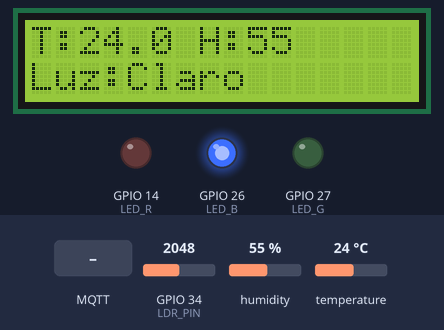
Bench run of a sketch on a simulated ESP32. Shown: 16×2 character LCD, output pins drawn as LEDs (lit = HIGH). Inputs (shaded band) come from the test bench; at power-on: humidity 55 %, temperature 24 °C, GPIO 34 (LDR_PIN) = 2048. WiFi joins after 1.5 s; servers stay silent unless stated; no MQTT or app messages arrive unless stated; what the sketch prints to the serial monitor is not drawn.

Above: at 5.3 s.
5.4 s: MQTT message "red" arrives on the first subscribed topic
At 11.5 s:
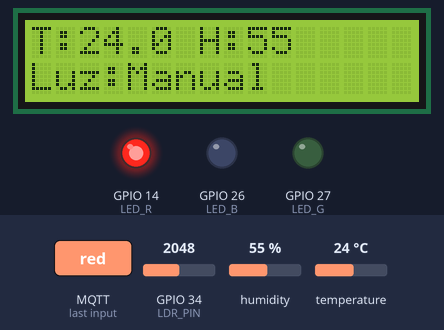
12.3 s: MQTT message "green" arrives on the first subscribed topic
At 16.2 s:
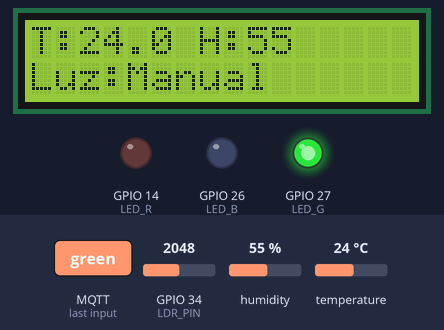
17.3 s: humidity set to 22 %
At 23.5 s:
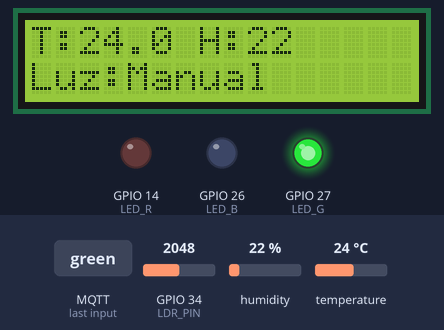
24.4 s: MQTT message "blue" arrives on the first subscribed topic
At 28.2 s:
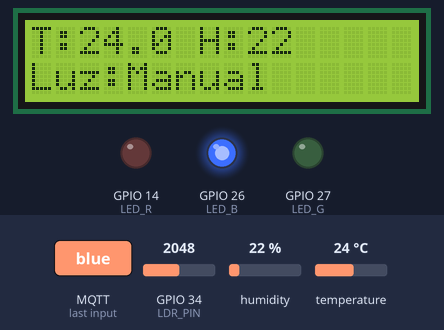
29.4 s: temperature set to 12 °C
At 35.6 s:
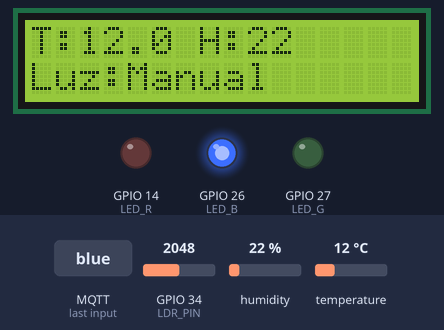
36.5 s: MQTT message "off" arrives on the first subscribed topic
At 41.5 s:
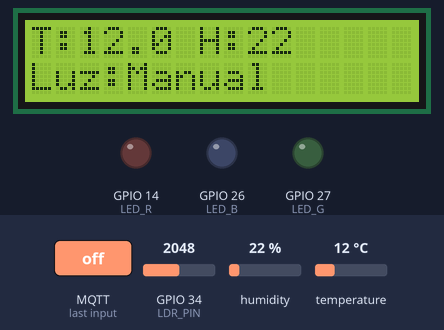
Timing chart, 0 to 42.5 s (numbered marks = the images above; inputs shaded):
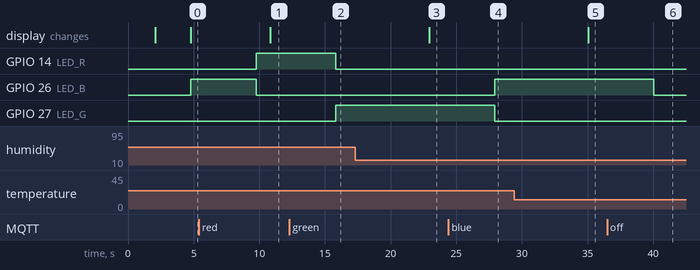

Measured:
- after the input at 5.4 s, GPIO 14 (LED_R): LOW → HIGH after 4.4 s; GPIO 26 (LED_B): HIGH → LOW after 4.4 s; the display: changes after 5.4 s (image 1)
- after the input at 12.3 s, GPIO 14 (LED_R): HIGH → LOW after 3.5 s; GPIO 27 (LED_G): LOW → HIGH after 3.5 s
- after the input at 17.3 s, the display: changes after 5.6 s (image 3)
- after the input at 24.4 s, GPIO 26 (LED_B): LOW → HIGH after 3.5 s; GPIO 27 (LED_G): HIGH → LOW after 3.5 s
- after the input at 29.4 s, the display: changes after 5.7 s (image 5)
- after the input at 36.5 s, GPIO 26 (LED_B): HIGH → LOW after 3.6 s

The sketch:

codigo_practica_2.ino
```cpp
#include <WiFi.h>           // Conectarse al wifi
#include <PubSubClient.h>   // Implementar protocolo MQTT
#include <DHT11.h>          // Sensor de humedad y temperatura
#include <LiquidCrystal.h>  // Para el LCD
#include <ArduinoJson.h>    // Para el JSON

// ---------- CONFIGURACIÓN DE RED ----------
const char* ssid = "MOVISTAR_1038";
const char* password = "3kV3rYeXRWJmEHe9g7g4";

// ---------- CONFIGURACIÓN MQTT ----------
const char* mqtt_server = "192.168.0.13";   // IP del broker Mosquitto
const int mqtt_port = 1883;
const char* mqtt_client_id = "LAB12JAV-G3";

// --- Topics de ENVÍO (NUEVOS: Separados por tipo) ---
const char* topic_temp = "ubicua_db/temperatura";
const char* topic_hum  = "ubicua_db/humedad";
const char* topic_luz  = "ubicua_db/luz";

// --- Topic de RECEPCIÓN (Comandos) ---
const char* mqtt_topic_command = "ubicua_db/led/set";

// ---------- CONFIGURACIÓN DE SENSORES ----------
#define DHTPIN 13       // Pin del DATA del sensor de temperatura y humedad
#define DHTTYPE DHT11
#define LDR_PIN 34      // Pin del fotorresistor
#define LED_R 14
#define LED_G 27
#define LED_B 26

// ---------- CONFIGURACIÓN LCD1602 ----------
#define RS 19
#define E 18
#define D4 5
#define D5 17
#define D6 16
#define D7 15

DHT11 dht(DHTPIN);
LiquidCrystal lcd(RS, E, D4, D5, D6, D7);

WiFiClient espClient;
PubSubClient client(espClient);

// ---------- ESTADO GLOBAL ----------
bool manualLedControl = false; // Flag para anular el LDR

// -------------------------------------------------------
// ---------- FUNCIÓN CALLBACK (ACTUADOR) ----------
// -------------------------------------------------------
void callback(char* topic, byte* payload, unsigned int length) {
  Serial.print("Mensaje recibido en [");
  Serial.print(topic);
  Serial.print("]: ");

  String message = "";
  for (int i = 0; i < length; i++) {
    message += (char)payload[i];
  }
  Serial.println(message);

  if (String(topic) == mqtt_topic_command) {
    if (message == "red") {
      manualLedControl = true;
      digitalWrite(LED_R, HIGH); digitalWrite(LED_G, LOW); digitalWrite(LED_B, LOW);
      Serial.println("Cambiando LED a ROJO");
    }
    else if (message == "green") {
      manualLedControl = true;
      digitalWrite(LED_R, LOW); digitalWrite(LED_G, HIGH); digitalWrite(LED_B, LOW);
      Serial.println("Cambiando LED a VERDE");
    }
    else if (message == "blue") {
      manualLedControl = true;
      digitalWrite(LED_R, LOW); digitalWrite(LED_G, LOW); digitalWrite(LED_B, HIGH);
      Serial.println("Cambiando LED a AZUL");
    }
    else if (message == "off") {
      manualLedControl = true;
      digitalWrite(LED_R, LOW); digitalWrite(LED_G, LOW); digitalWrite(LED_B, LOW);
      Serial.println("Apagando LEDs");
    }
    else if (message == "auto") {
      manualLedControl = false;
      Serial.println("Cambiando a modo AUTOMÁTICO (LDR)");
    }
  }
}

// ---------- FUNCIONES DE CONEXIÓN ----------
void setup_wifi() {
  delay(100);
  Serial.println("Conectando a WiFi...");
  WiFi.begin(ssid, password);
  while (WiFi.status() != WL_CONNECTED) {
    delay(500);
    Serial.print(".");
  }
  Serial.println("\nWiFi conectado!");
  Serial.print("IP: ");
  Serial.println(WiFi.localIP());
}

void reconnect() {
  while (!client.connected()) {
    Serial.print("Intentando conexión MQTT...");
    if (client.connect(mqtt_client_id)) {
      Serial.println("Conectado al broker MQTT!");
      if (client.subscribe(mqtt_topic_command)) {
        Serial.println("Suscrito a " + String(mqtt_topic_command));
      }
    } else {
      Serial.print("Error, rc=");
      Serial.print(client.state());
      Serial.println(" Reintentando en 5s");
      delay(5000);
    }
  }
}

// -------------------------------------------------------
// ---------- SETUP ----------
// -------------------------------------------------------
void setup() {
  Serial.begin(115200);

  lcd.begin(16, 2);
  lcd.print("Alcala SkyGuard");
  delay(2000);
  lcd.clear();

  pinMode(LED_R, OUTPUT);
  pinMode(LED_G, OUTPUT);
  pinMode(LED_B, OUTPUT);

  setup_wifi();

  client.setBufferSize(1024);
  client.setServer(mqtt_server, mqtt_port);
  client.setCallback(callback);

  randomSeed(analogRead(35));
}

// -------------------------------------------------------
// ---------- LOOP (MODIFICADO PARA 3 TOPICS) ----------
// -------------------------------------------------------
void loop() {
  if (!client.connected()) {
    reconnect();
  }
  client.loop();

  // 1. Lectura de sensores
  float temperature = dht.readTemperature();
  float humidity = dht.readHumidity();
  int lightValue = analogRead(LDR_PIN);

  // 2. Lógica LEDs
  String lightStatus;
  if (!manualLedControl) {
    if (lightValue < 30) {
      lightStatus = "Oscuro";
      digitalWrite(LED_R, HIGH); digitalWrite(LED_G, LOW); digitalWrite(LED_B, LOW);
    } else if (lightValue < 60) {
      lightStatus = "Medio";
      digitalWrite(LED_R, LOW); digitalWrite(LED_G, HIGH); digitalWrite(LED_B, LOW);
    } else {
      lightStatus = "Claro";
      digitalWrite(LED_R, LOW); digitalWrite(LED_G, LOW); digitalWrite(LED_B, HIGH);
    }
  } else {
    lightStatus = "Manual";
  }

  // 3. Mostrar en LCD
  lcd.clear();
  lcd.setCursor(0, 0);
  lcd.print("T:"); lcd.print(temperature, 1);
  lcd.print(" H:"); lcd.print(humidity, 0);
  lcd.setCursor(0, 1);
  lcd.print("Luz:"); lcd.print(lightStatus);

  // ---------------------------------------------------
  // ENVÍO DE DATOS SEPARADOS (3 PUBLICACIONES)
  // ---------------------------------------------------

  // --- A) Publicar TEMPERATURA ---
  {
    StaticJsonDocument<512> doc;
    doc["sensor_id"] = mqtt_client_id;
    doc["timestamp"] = "2025-10-19T12:00:00Z";

    // Solo enviamos temperatura
    doc["data"]["temperature_celsius"] = temperature;

    String payload;
    serializeJson(doc, payload);
    client.publish(topic_temp, payload.c_str());
    Serial.println("[Temp] Enviado a: " + String(topic_temp));
  }

  // --- B) Publicar HUMEDAD ---
  {
    StaticJsonDocument<512> doc;
    doc["sensor_id"] = mqtt_client_id;
    doc["timestamp"] = "2025-10-19T12:00:00Z";

    // Solo enviamos humedad
    doc["data"]["humidity_percent"] = humidity;

    String payload;
    serializeJson(doc, payload);
    client.publish(topic_hum, payload.c_str());
    Serial.println("[Hum] Enviado a: " + String(topic_hum));
  }

  // --- C) Publicar LUZ ---
  {
    StaticJsonDocument<512> doc;
    doc["sensor_id"] = mqtt_client_id;
    doc["timestamp"] = "2025-10-19T12:00:00Z";

    // Enviamos valor crudo y estado
    doc["data"]["light_intensity"] = lightValue;
    doc["data"]["light_status"] = lightStatus;

    String payload;
    serializeJson(doc, payload);
    client.publish(topic_luz, payload.c_str());
    Serial.println("[Luz] Enviado a: " + String(topic_luz));
  }

  delay(5000); // Esperar 5 segundos antes del siguiente ciclo
}
```
